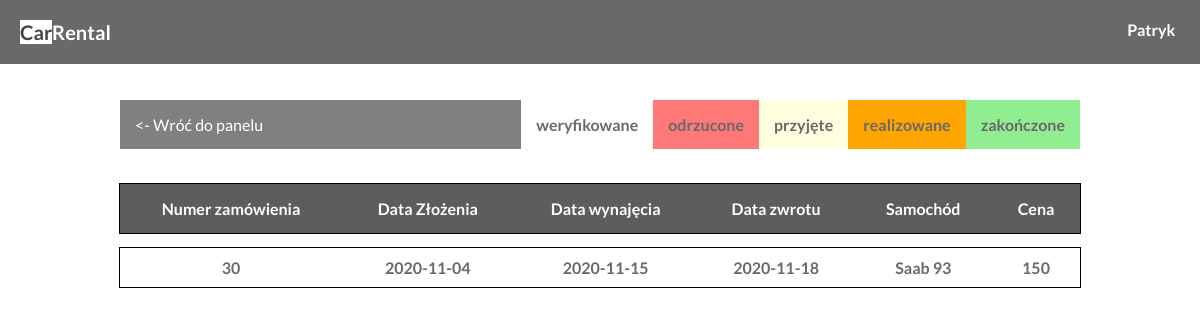
/client_orders_list.php (signed in), run on an earlier commit of the app's database.
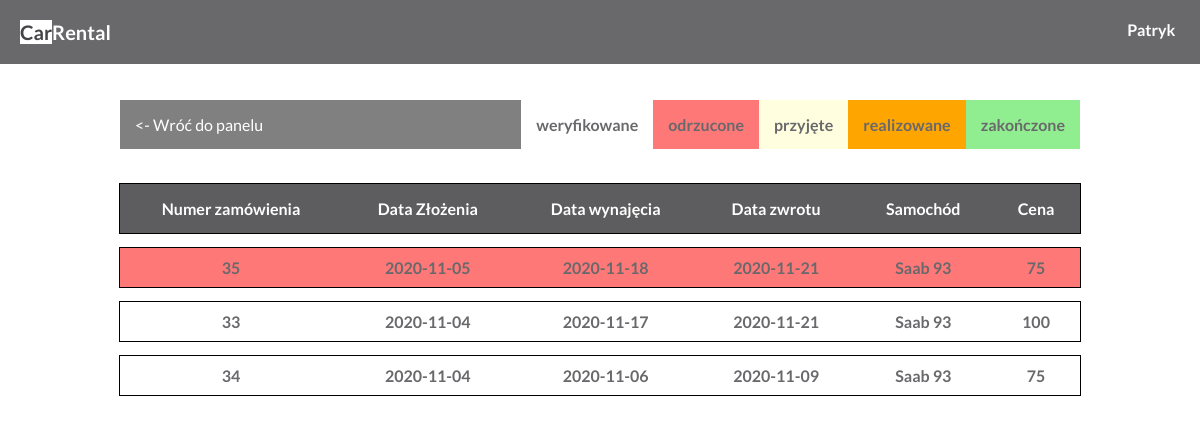
And on a later commit of the database.
### tables this page shows
CREATE TABLE `zamowienia` (
  `idZamowienia` int(11) NOT NULL,
  `Data_Zlozenia` date DEFAULT NULL,
  `Data_Wydania` date DEFAULT NULL,
  `Data_Odebrania` date DEFAULT NULL,
  `Ilosc_Dob` int(3) DEFAULT NULL,
  `Klienci_idKlienci` int(11) NOT NULL,
  `Samochody_idSamochody` int(11) NOT NULL,
  `Przyjete` tinyint(1) NOT NULL,
  `Odrzucone` tinyint(1) NOT NULL
);

CREATE TABLE `samochody` (
  `idSamochody` int(11) NOT NULL,
  `Rocznik` int(4) DEFAULT NULL,
  `Marka` varchar(45) DEFAULT NULL,
  `Kolor` varchar(45) DEFAULT NULL,
  `Model` varchar(45) DEFAULT NULL,
  `Rejestracja` varchar(45) DEFAULT NULL,
  `Pojemnosc_Silnika` varchar(45) DEFAULT NULL,
  `Moc_Silnika` varchar(45) DEFAULT NULL,
  `Skrzynia_Automat` tinyint(4) DEFAULT NULL,
  `Cena` double DEFAULT NULL,
  `Opis` longtext DEFAULT NULL,
  `Klimatyzacja` tinyint(4) DEFAULT NULL,
  `Drzwi` int(1) DEFAULT NULL,
  `Osoby` int(1) DEFAULT NULL,
  `Foto` varchar(45) DEFAULT NULL,
  `Paliwo` varchar(45) DEFAULT NULL,
  `Nadwozie` varchar(45) DEFAULT NULL,
  `Klasa_idKlasa` int(11) NOT NULL
);

### client_orders_list.php (the view)
<?php
include("config/config.inc.php");
include("scripts/header.php");
?>
    <?php
        $current_date = date("Y-m-d");
        if($_SESSION["user_type"] == "client"){
    ?>
            <div class="action">
                <a href="client_panel.php" class="action_back"><- Wróć do panelu</a>
                <div class="action_create">
                    <a class="action_info" style="background-color: white;">weryfikowane</a>
                    <a class="action_info" style="background-color: #ff7878;">odrzucone</a>
                    <a class="action_info" style="background-color: lightyellow;">przyjęte</a>
                    <a class="action_info" style="background-color: orange">realizowane</a>
                    <a class="action_info" style="background-color: lightgreen;">zakończone</a>
                </div>
            </div>
            <section class="table">
    <?php
            $t_orders_query = 'SELECT k.idKlienci, z.idZamowienia, CONCAT(k.Imie," ",k.Nazwisko) AS Imie, s.Cena, z.Data_Zlozenia, z.Ilosc_Dob, k.Znizka, z.Data_Wydania, z.Data_Odebrania, CONCAT(s.Marka," ", s.Model) as samochod, z.Przyjete, z.Odrzucone FROM zamowienia z
            inner join klienci k on(z.Klienci_idKlienci=k.idKlienci)
            inner join samochody s on(z.Samochody_idSamochody=s.idSamochody)
            WHERE k.idKlienci = "'.$_SESSION["id"].'" ORDER BY z.Data_Zlozenia DESC;';
                $t_orders = mysqli_query($connect, $t_orders_query);
                if(mysqli_num_rows($t_orders) > 0){
                    echo "
                        <table class=\"tab\">
                            <thead>
                                <tr class=\"table_border\">
                                    <th class=\"row tabti\" scope=\"col\">Numer zamówienia</th>
                                    <th class=\"row tabti\" scope=\"col\">Data Złożenia</th>
                                    <th class=\"row tabti\" scope=\"col\">Data wynajęcia</th>
                                    <th class=\"row tabti\" scope=\"col\">Data zwrotu</th>
                                    <th class=\"row tabti\" scope=\"col\">Samochód</th>
                                    <th class=\"row tabti\" scope=\"col\">Cena</th>
                                </tr>
                            </thead>";
                    while($order = mysqli_fetch_assoc($t_orders)){
                    $cost = $order["Cena"] * $order["Ilosc_Dob"];
                    if($order["Znizka"] > 0){$cost = $cost - $cost * ($order["Znizka"] / 100);}
                        if(($current_date >= $order["Data_Wydania"]) && ($current_date <= $order["Data_Odebrania"]) && $order["Przyjete"] == 1){$bgcolor = "orange";}
                        else if($current_date < $order["Data_Wydania"] && $order["Przyjete"] == 1){$bgcolor = "lightyellow";}
                        else if($current_date > $order["Data_Odebrania"] && $order["Przyjete"] == 1){$bgcolor = "lightgreen";}
                        else if($order["Przyjete"] == 0 && $order["Odrzucone"] == 0){$bgcolor = "white";}
                        else if($order["Przyjete"] == 0 && $order["Odrzucone"] == 1){$bgcolor = "#ff7878";}
                            echo "
                            <tr class=\"table_border\">
                                <td class=\"row\" style=\"background-color:".$bgcolor."\">".$order["idZamowienia"]."</td>
                                <td class=\"row\" style=\"background-color:".$bgcolor."\">".$order["Data_Zlozenia"]."</td>
                                <td class=\"row\" style=\"background-color:".$bgcolor."\">".$order["Data_Wydania"]."</td>
                                <td class=\"row\" style=\"background-color:".$bgcolor."\">".$order["Data_Odebrania"]."</td>
                                <td class=\"row\" style=\"background-color:".$bgcolor."\">".$order["samochod"]."</td>
                                <td class=\"row\" style=\"background-color:".$bgcolor."\">".$cost."</td>
                            </tr>";
                    }
                    echo "</table></section>";
                }else{
                    echo "<h1>Nie ma nowych zamówień</h1>";
                }
        }
    ?>
</body>
</html>

### scripts/header.php (shortened to what this page needs)
<!DOCTYPE html>
<html>
    <head>
        <link rel="stylesheet" href="style.css">
    </head>
    <body>
    <?php
        include("scripts/menu.php");
    ?>

### scripts/menu.php (shortened to what this page needs)
<nav class="header_nav sticky">
    <div class="hnav_element hnav_logo"><a href="index.php" style="text-decoration: none; color: white;"><span style="color: #444345; background-color: white;">Car</span>Rental</a></div>
    <div class="hnav_element hnav4">
        <?php
            if(isset($_SESSION['user']) && !empty($_SESSION['user'])){
                echo $_SESSION['user_name'];
        ?>
        <?php
            }
            else{
                echo '<a href="scripts/logout-exe.php">ZALOGUJ SIĘ</a>';
            }
        ?>
    </div>
</nav>

### style.css (style rules this page uses)
body { margin: 0; padding: 0; font-family: "Lato", sans-serif; }
.header_nav { width: 100%; min-height: 60px; background-color: #69686B; display: grid; font-weight: 700; grid-template-columns: repeat(12, 1fr); grid-template-rows: minmax(60px, 1fr); grid-template-areas: "nav-logo . . . . . . . . . . nav-u"; }
.hnav4 { grid-area: nav-u; position: relative;display: inline-block; }
.hnav_element { color: white;text-align: center;margin: 20px; }
.hnav_logo { grid-area: nav-logo;font-size: 20px; }
.sticky { position: fixed; top: 0; width: 100%; min-height: 60px; }
.table { margin: 100px auto; min-height: 10vh; display: flex; justify-content: center; color: #69686B; }
.tab { width: 80%; border-collapse: separate; border-spacing: 0 15px; text-align: center; font-weight: 600; }
.table_border { outline: solid 1px black; }
.row { padding: 10px; }
.tabti { background-color: #5D5C5E;color: white;padding: 15px; }
.action { width: 80%; margin: 100px auto -80px auto; background-color: gray; min-height: 30px; color: white; display: flex; padding: 0; text-decoration: none; color: white; }
.action_info { display: block; color: #69686B!important; font-weight: 700; }
.action_back { display: flex; justify-content: flex-start; width: 50%; padding: 15px; text-decoration: none; color: white; }
.action_create { display: flex; justify-content: flex-end; width: 50%; }
.action_create > a { padding: 15px; text-decoration: none; color: white; }

What changed in the data, as far as the page shows it:
removed zamowienia: idZamowienia "30", Data_Zlozenia "2020-11-04", Data_Wydania "2020-11-15", Data_Odebrania "2020-11-18", samochod "Saab 93", Ilosc_Dob.Cena "150"
added zamowienia: idZamowienia "35", Data_Zlozenia "2020-11-05", Data_Wydania "2020-11-18", Data_Odebrania "2020-11-21", samochod "Saab 93", cost "75", Odrzucone 1 (drawn)
added zamowienia: idZamowienia "33", Data_Zlozenia "2020-11-04", Data_Wydania "2020-11-17", Data_Odebrania "2020-11-21", samochod "Saab 93", cost "100"
added zamowienia: idZamowienia "34", Data_Zlozenia "2020-11-04", Data_Wydania "2020-11-06", Data_Odebrania "2020-11-09", samochod "Saab 93", cost "75"
